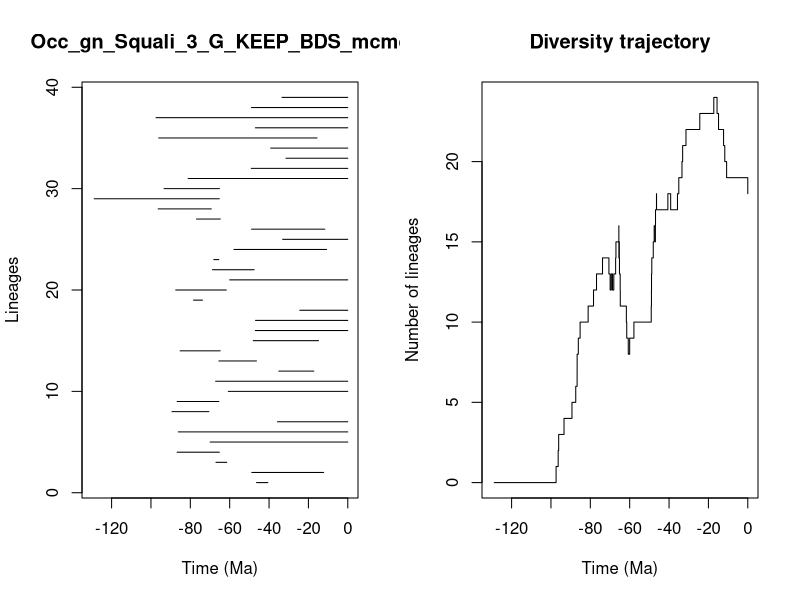

Write R code to recreate this figure.


pdf(file='../Results/Genus/5_MA_bins_EXT_EP_FT/pyrate_mcmc_logs/Occ_gn_Squali_3_G_KEEP_BDS_mcmc_LTT.pdf',width=0.6*20, height=0.6*10)
title = "Occ_gn_Squali_3_G_KEEP_BDS_mcmc"
ts=c(46.35075221775712, 48.76685136724202,66.98237490527345,86.71110776217573,69.93112349941805,86.10204272913863,35.721859281869854,89.32643011729705,86.69656248189946,60.717790021884504,67.14163197705199,35.04932286415647,65.49038706674429,85.19018112285181,48.022541310159106,46.98554609761171,46.879202848244326,24.387325648395848,78.37873729626631,87.40518715288248,60.008984366995634,68.73871724066623,68.06966003605847,57.85201390733023,33.095907260115354,48.906261855153026,76.85461466661528,96.33479099240085,128.84167788800153,93.36332015584804,81.11061952336625,49.04892000997006,31.400334613313927,39.18342881496852,96.07787589284806,46.93349750519377,97.39656041635243,48.94372211306111,33.4318969809869)
te=c(40.600633436316755, 12.299307216015974,61.49569769722421,65.25908772127603,0.0,0.0,0.0,70.5515774792906,65.50194379229924,0.0,0.0,17.264096836461032,46.387927284627885,64.82661880144258,14.85604962860508,0.0,0.0,0.0,73.805357152039,61.68882942360271,0.0,47.55779223422049,65.50957208471446,10.752390013094015,0.0,11.682354192768324,64.778537833094,69.3439469438817,65.29623856968503,65.19784950864529,0.0,0.0,0.0,0.0,15.616770092121056,0.0,0.0,0.0,0.0)
div_traj=c(0, 1,2,3,4,5,6,7,8,9,10,11,12,13,14,13,12,13,12,13,14,15,16,15,14,15,14,13,12,11,10,9,8,9,10,11,12,13,14,15,16,15,16,17,18,17,18,17,18,19,20,21,22,23,24,23,22,21,20,19,18)
time_events=c(128.84167788800153, 97.39656041635243,96.33479099240085,96.07787589284806,93.36332015584804,89.32643011729705,87.40518715288248,86.71110776217573,86.69656248189946,86.10204272913863,85.19018112285181,81.11061952336625,78.37873729626631,76.85461466661528,73.805357152039,70.5515774792906,69.93112349941805,69.3439469438817,68.73871724066623,68.06966003605847,67.14163197705199,66.98237490527345,65.50957208471446,65.50194379229924,65.49038706674429,65.29623856968503,65.25908772127603,65.19784950864529,64.82661880144258,64.778537833094,61.68882942360271,61.49569769722421,60.717790021884504,60.008984366995634,57.85201390733023,49.04892000997006,48.94372211306111,48.906261855153026,48.76685136724202,48.022541310159106,47.55779223422049,46.98554609761171,46.93349750519377,46.879202848244326,46.387927284627885,46.35075221775712,40.600633436316755,39.18342881496852,35.721859281869854,35.04932286415647,33.4318969809869,33.095907260115354,31.400334613313927,24.387325648395848,17.264096836461032,15.616770092121056,14.85604962860508,12.299307216015974,11.682354192768324,10.752390013094015,0.0)
                par(mfrow=c(1,2))
                L = length(ts)
                plot(ts, 1:L , xlim=c(-max(ts)-1,0), pch=20, type="n", main=title,xlab="Time (Ma)",ylab="Lineages")
                for (i in 1:L){segments(x0=-te[i],y0=i,x1=-ts[i],y1=i)}    
                t = -time_events
                plot(div_traj ~ t,type="s", main = "Diversity trajectory",xlab="Time (Ma)",ylab="Number of lineages",xlim=c(-max(ts)-1,0))
                abline(v=c(65,200,251,367,445),lty=2,col="gray")
                
